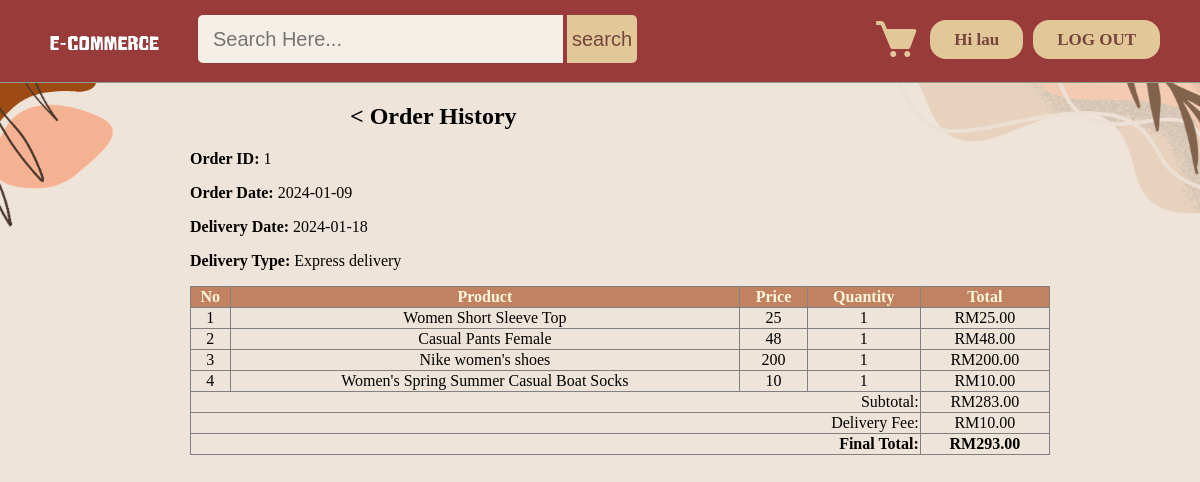
Screenshot of /view_order.php?orderid=1 (signed in) with the database file from the repository.
### tables this page shows
CREATE TABLE `user` (
  `id` int(11) NOT NULL,
  `firstname` varchar(25) NOT NULL,
  `lastname` varchar(25) NOT NULL,
  `email` varchar(100) NOT NULL,
  `phoneno` varchar(20) NOT NULL,
  `address` varchar(120) NOT NULL,
  `password` varchar(100) NOT NULL,
  `isAdmin` int(1) NOT NULL DEFAULT 0
);

CREATE TABLE `orders` (
  `order_id` int(11) NOT NULL,
  `userid` int(11) DEFAULT NULL,
  `billingaddress` varchar(255) DEFAULT NULL,
  `phoneno` varchar(20) DEFAULT NULL,
  `orderdate` date DEFAULT NULL,
  `deliverydate` date DEFAULT NULL,
  `delivery` varchar(50) DEFAULT NULL,
  `payment_status` varchar(50) DEFAULT NULL,
  `total` decimal(10,2) DEFAULT NULL,
  `delivery_fee` decimal(10,2) NOT NULL DEFAULT 0.00
);

CREATE TABLE `order_items` (
  `item_id` int(11) NOT NULL,
  `order_id` int(11) DEFAULT NULL,
  `productid` int(11) DEFAULT NULL,
  `quantity` int(11) DEFAULT NULL
);

CREATE TABLE `products` (
  `id` int(11) NOT NULL,
  `productname` varchar(100) NOT NULL,
  `price` int(11) NOT NULL,
  `description` text NOT NULL,
  `availableunit` int(11) NOT NULL,
  `item` varchar(100) NOT NULL,
  `image` text NOT NULL
);

### view_order.php (the view, shortened to what this page needs)
<?php
include("config.php");
?>
<!DOCTYPE html>
<html>
<head>
    <link rel="stylesheet" type="text/css" href="css/style.css">
	<link href='https://unpkg.com/boxicons@2.1.4/css/boxicons.min.css' rel='stylesheet'>
</head>
<body>
    <?php include("header.php"); ?>
	<h2 style="position: relative; padding-left: 350px;">
		<a href="order.php" style="text-decoration: none; color: black;">&lt;</a>
		Order History
	</h2>
    <div style="margin-top: 20px;">
        <div style="width: 900px; margin: 0 auto;">
            <ul>
                <?php
                if (isset($_GET['orderid'])) {
                    $requested_order_id = mysqli_real_escape_string($conn, $_GET['orderid']);
                    $ordersSql = "SELECT * FROM orders WHERE order_id = '$requested_order_id' AND userid = '$user'";
                    $ordersResult = mysqli_query($conn, $ordersSql);
                    if (!$ordersResult || mysqli_num_rows($ordersResult) == 0) {
                        echo "<li>No orders found for Order ID: $requested_order_id</li>";
                    } else {
                        while ($order = mysqli_fetch_assoc($ordersResult)) {
                            $orderid = $order['order_id'];
                            $orderdate = $order['orderdate'];
							$deliverydate = $order['deliverydate'];
                            $delivery_fee = $order['delivery_fee'];
                            $delivery_type = $order['delivery'];
                            echo "<div>";
                            echo "<p><b>Order ID:</b> $orderid</p>";
                            echo "<p><b>Order Date:</b> $orderdate</p>";
							echo "<p><b>Delivery Date:</b> $deliverydate</p>";
                            echo "<p><b>Delivery Type:</b> $delivery_type</p>";
                            echo "<table border='1' width='100%' id='projectable'>";
                            echo "<tr style='font-weight: bold;color:#FFF6DC;' bgcolor='#C08261'>";
                            echo "<th>No</th>";
                            echo "<th>Product</th>";
                            echo "<th>Price</th>";
                            echo "<th>Quantity</th>";
                            echo "<th>Total</th>";
                            echo "</tr>";
                            $itemsSql = "SELECT oi.quantity, p.productname, p.price
                                         FROM order_items oi
                                         JOIN products p ON oi.productid = p.id
                                         WHERE oi.order_id = '$orderid'";
                            $itemsResult = mysqli_query($conn, $itemsSql);
                            if ($itemsResult) {
                                $numrow = 1;
                                $subtotal = 0;
                                while ($item = mysqli_fetch_assoc($itemsResult)) {
                                    $quantity = $item['quantity'];
                                    $price = $item['price'];
                                    $productName = $item['productname'];
                                    $total = $quantity * $price;
                                    $subtotal += $total;
                                    echo "<tr style='text-align: center;'>";
                                    echo "<td>" . $numrow++ . "</td>";
                                    echo "<td>" . $productName . "</td>";
                                    echo "<td>" . $price . "</td>";
                                    echo "<td>" . $quantity . "</td>";
                                    echo "<td>RM" . number_format($total, 2) . "</td>";
                                    echo "</tr>";
                                }
                                echo "<tr><td colspan='4' align='right'>Subtotal:</td><td style='text-align: center;'>RM" . number_format($subtotal, 2) . "</td></tr>";
                                echo "<tr><td colspan='4' align='right'>Delivery Fee:</td><td style='text-align: center;'>RM" . number_format($delivery_fee, 2) . "</td></tr>";
                                $final_total = $subtotal + $delivery_fee;
                                echo "<tr><th colspan='4' align='right'>Final Total:</th><th>RM" . number_format($final_total, 2) . "</th></tr>";
                            } else {
                                echo "<tr><td colspan='5'>No items found for order ID: $orderid</td></tr>";
                            }
                            echo "</table>";
                            echo "</div>";
                        }
                    }
                } else {
                    echo "<li>Please select an order to view.</li>";
                }
                ?>
            </ul>
        </div>
    </div>
</body>
</html>

### header.php
<?php
if (!isset($_SESSION['user_login'])) {
    $user = "";
    $first_name_db = "";
} else {
    $user = $_SESSION['user_login'];
    $result = mysqli_query($conn, "SELECT * FROM user WHERE id='$user'");
    if ($result) {
        $get_user_email = mysqli_fetch_assoc($result);
        $first_name_db = ($get_user_email != null) ? $get_user_email['firstname'] : "";
    } else {
        $first_name_db = "";
    }
}
?>
<div class="homepageheader" style="position: relative;">
    <div class="registerButton loginButton">
        <div class="uiloginbutton registerButton loginButton" style="margin-right: 40px;">
            <?php
            if ($user != "") {
                $logout_url = file_exists("logout.php") ? "logout.php" : "../logout.php";
                echo '<a style="text-decoration: none; color: #76453B;" href="' . $logout_url . '">LOG OUT</a>';
            } else {
                $register_url = file_exists("register.php") ? "register.php" : "../register.php";
                echo '<a style="color: #76453B; text-decoration: none;" href="' . $register_url . '">SIGN UP</a>';
            }
            ?>
        </div>
        <div class="uiloginbutton registerButton loginButton">
            <?php
            if ($user != "") {
                $profile_url = file_exists("profile.php") ? 'profile.php?userid=' . $user : '../profile.php?userid=' . $user;
                echo '<a style="text-decoration: none; color: #76453B;" href="' . $profile_url . '">Hi ' . $first_name_db . '</a>';
            } else {
                $login_url = file_exists("login.php") ? "login.php" : "../login.php";
                echo '<a style="text-decoration: none; color: #76453B;" href="' . $login_url . '">LOG IN</a>';
            }
            ?>
        </div>
        <div class="cartButton">
            <?php
            $cart_url = file_exists("mycart.php") ? 'mycart.php?userid=' . $user : '../mycart.php?userid=' . $user;
            echo '<a href="' . $cart_url . '"><i class="bx bxs-cart bx-lg" style="color:#E2C799;"></i></a>';
            ?>
        </div>
    </div>
    <div style="float: left; margin: 5px 0px 0px 23px;">
        <?php
        $logo_path = 'image/logo.png';
        if (file_exists($logo_path)) {
            echo '<a href="index.php"><img style="height: 75px; width: 160px;" src="' . $logo_path . '"></a>';
        } else {
            echo '<a href="../index.php"><img style="height: 75px; width: 160px;" src="../image/logo.png"></a>';
        }
        ?>
    </div>
    <div>
        <form id="search" method="get"
            action="<?php echo file_exists('Products/search.php') ? 'Products/search.php' : 'search.php'; ?>">
            <input type="text" class="srctextinput" name="keywords" placeholder="Search Here..." style="height: 30px;">
            <input type="submit" value="search" class="srcbutton">
        </form>
    </div>
</div>

### css/style.css (style rules this page uses)
body { padding: 0px; margin: 0px; width: 100%; position: relative; background-color: #F5EFE7; min-width: 1080px; }
.homepageheader { position: fixed; height: 82px; width: 100%; min-width: 980px; border-bottom: 1px solid #8E9D8E; margin: 0px; background-color: #9A3B3B; }
.loginButton .registerButton { color: #76453B; background: #E2C799; cursor: pointer; display: inline-block; font-weight: bold; line-height: 15px; padding: 12px 24px; border-radius: 16px; text-align: center; text-decoration: none; float: right; margin: 20px 0px 0px 10px; font-size: 17px; }
table { width: 100%; border-collapse: collapse; }
#search { float: left; padding: 15px; }
.srctextinput { height: 30px; padding: 9px 15px; font-size: 20px; border: none; color: #76453B; background: #F5EFE7; border-top-left-radius: 5px 5px; border-bottom-left-radius: 5px 5px; width: 335px; }
.srcbutton { height: 48px; padding: 9px 5px; font-size: 20px; outline: none; border: none; cursor: pointer; text-align: center; text-decoration: none; color: #76453B; background: #E2C799; border-top-right-radius: 5px 5px; border-bottom-right-radius: 5px 5px; }
.cartButton { background: none; float: right; cursor: pointer; display: inline-block; margin-top: 15px; }

### view_order.php (style rules this page uses)
body { margin: 0; background:url('image/background 4.png')center/cover no-repeat fixed; }

### rows the page displays
user: firstname "lau"
orders: order_id "1", orderdate "2024-01-09", deliverydate "2024-01-18", delivery "Express delivery", subtotal "283.00", delivery_fee "10.00", delivery_fee "293.00"
order_items: productid.productname "Women Short Sleeve Top", productid.price "25", quantity "1", quantity.price "25.00"
order_items: productid.productname "Casual Pants Female", productid.price "48", quantity "1", quantity.price "48.00"
order_items: productid.productname "Nike women's shoes", productid.price "200", quantity "1", quantity.price "200.00"
order_items: productid.productname "Women's Spring Summer Casual Boat Socks", productid.price "10", quantity "1", quantity.price "10.00"
